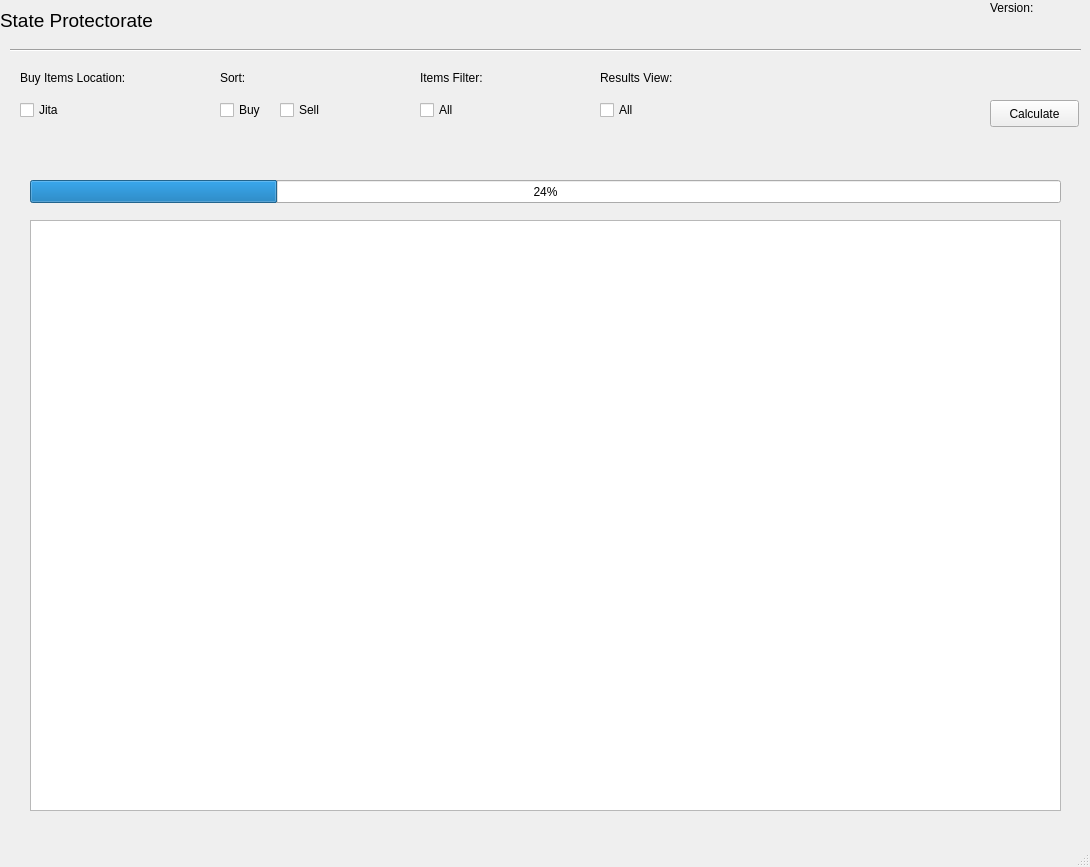
<?xml version="1.0" encoding="UTF-8"?>
<ui version="4.0">
 <class>MainWindow</class>
 <widget class="QMainWindow" name="MainWindow">
  <property name="geometry">
   <rect>
    <x>0</x>
    <y>0</y>
    <width>1090</width>
    <height>867</height>
   </rect>
  </property>
  <property name="windowTitle">
   <string>Eve Trade Parser</string>
  </property>
  <widget class="QWidget" name="centralwidget">
   <widget class="QLabel" name="label">
    <property name="geometry">
     <rect>
      <x>0</x>
      <y>0</y>
      <width>231</width>
      <height>41</height>
     </rect>
    </property>
    <property name="font">
     <font>
      <pointsize>14</pointsize>
     </font>
    </property>
    <property name="frameShape">
     <enum>QFrame::NoFrame</enum>
    </property>
    <property name="text">
     <string>State Protectorate</string>
    </property>
    <property name="margin">
     <number>10</number>
    </property>
   </widget>
   <widget class="QPushButton" name="Calculate">
    <property name="geometry">
     <rect>
      <x>990</x>
      <y>100</y>
      <width>89</width>
      <height>27</height>
     </rect>
    </property>
    <property name="text">
     <string>Calculate</string>
    </property>
   </widget>
   <widget class="QCheckBox" name="checkBox_Sort_Sell">
    <property name="geometry">
     <rect>
      <x>280</x>
      <y>100</y>
      <width>78</width>
      <height>20</height>
     </rect>
    </property>
    <property name="text">
     <string>Sell</string>
    </property>
   </widget>
   <widget class="QCheckBox" name="checkBox_Sort_Buy">
    <property name="geometry">
     <rect>
      <x>220</x>
      <y>100</y>
      <width>78</width>
      <height>20</height>
     </rect>
    </property>
    <property name="text">
     <string>Buy</string>
    </property>
   </widget>
   <widget class="QLabel" name="Text_Sort">
    <property name="geometry">
     <rect>
      <x>220</x>
      <y>70</y>
      <width>55</width>
      <height>16</height>
     </rect>
    </property>
    <property name="text">
     <string>Sort:</string>
    </property>
   </widget>
   <widget class="QLabel" name="label_3">
    <property name="geometry">
     <rect>
      <x>990</x>
      <y>0</y>
      <width>55</width>
      <height>16</height>
     </rect>
    </property>
    <property name="text">
     <string>Version: </string>
    </property>
   </widget>
   <widget class="Line" name="line">
    <property name="geometry">
     <rect>
      <x>10</x>
      <y>40</y>
      <width>1071</width>
      <height>20</height>
     </rect>
    </property>
    <property name="minimumSize">
     <size>
      <width>118</width>
      <height>0</height>
     </size>
    </property>
    <property name="orientation">
     <enum>Qt::Horizontal</enum>
    </property>
   </widget>
   <widget class="QCheckBox" name="checkBox_Filter_All">
    <property name="geometry">
     <rect>
      <x>420</x>
      <y>100</y>
      <width>78</width>
      <height>20</height>
     </rect>
    </property>
    <property name="text">
     <string>All</string>
    </property>
   </widget>
   <widget class="QLabel" name="Text_Filter">
    <property name="geometry">
     <rect>
      <x>420</x>
      <y>70</y>
      <width>91</width>
      <height>16</height>
     </rect>
    </property>
    <property name="text">
     <string>Items Filter:</string>
    </property>
   </widget>
   <widget class="QCheckBox" name="checkBox">
    <property name="geometry">
     <rect>
      <x>20</x>
      <y>100</y>
      <width>78</width>
      <height>20</height>
     </rect>
    </property>
    <property name="text">
     <string>Jita</string>
    </property>
   </widget>
   <widget class="QLabel" name="label_2">
    <property name="geometry">
     <rect>
      <x>20</x>
      <y>70</y>
      <width>121</width>
      <height>16</height>
     </rect>
    </property>
    <property name="text">
     <string>Buy Items Location:</string>
    </property>
   </widget>
   <widget class="QLabel" name="label_4">
    <property name="geometry">
     <rect>
      <x>600</x>
      <y>70</y>
      <width>91</width>
      <height>16</height>
     </rect>
    </property>
    <property name="text">
     <string>Results View:</string>
    </property>
   </widget>
   <widget class="QCheckBox" name="checkBox_2">
    <property name="geometry">
     <rect>
      <x>600</x>
      <y>100</y>
      <width>78</width>
      <height>20</height>
     </rect>
    </property>
    <property name="text">
     <string>All</string>
    </property>
   </widget>
   <widget class="QTableWidget" name="result_lp_table">
    <property name="geometry">
     <rect>
      <x>30</x>
      <y>220</y>
      <width>1031</width>
      <height>591</height>
     </rect>
    </property>
   </widget>
   <widget class="QProgressBar" name="progressBar">
    <property name="geometry">
     <rect>
      <x>30</x>
      <y>180</y>
      <width>1031</width>
      <height>23</height>
     </rect>
    </property>
    <property name="value">
     <number>24</number>
    </property>
   </widget>
  </widget>
  <widget class="QMenuBar" name="menubar">
   <property name="enabled">
    <bool>true</bool>
   </property>
   <property name="geometry">
    <rect>
     <x>0</x>
     <y>0</y>
     <width>1090</width>
     <height>25</height>
    </rect>
   </property>
  </widget>
  <widget class="QStatusBar" name="statusbar">
   <property name="enabled">
    <bool>true</bool>
   </property>
  </widget>
 </widget>
 <resources/>
 <connections/>
</ui>
